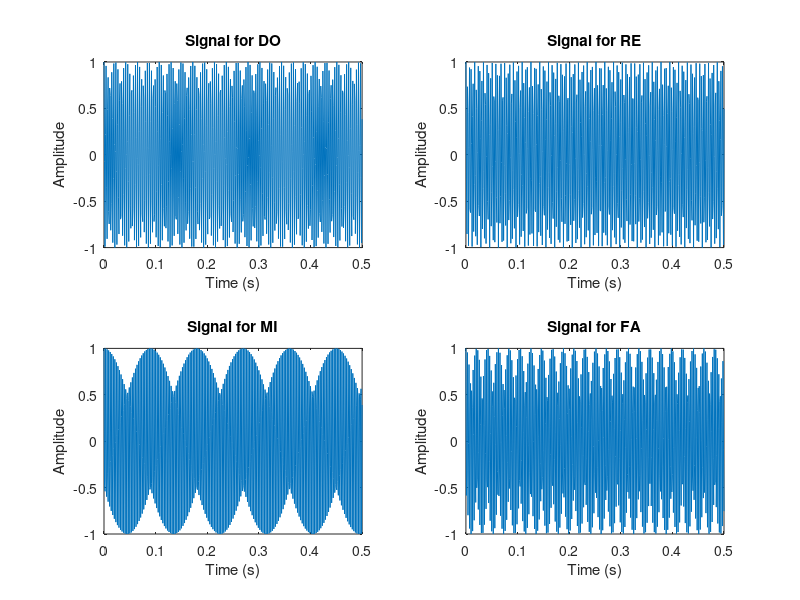
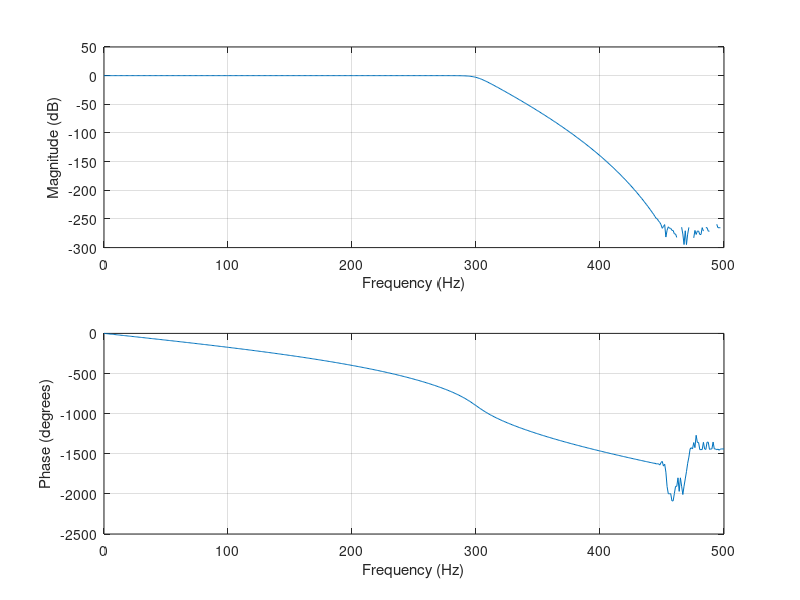
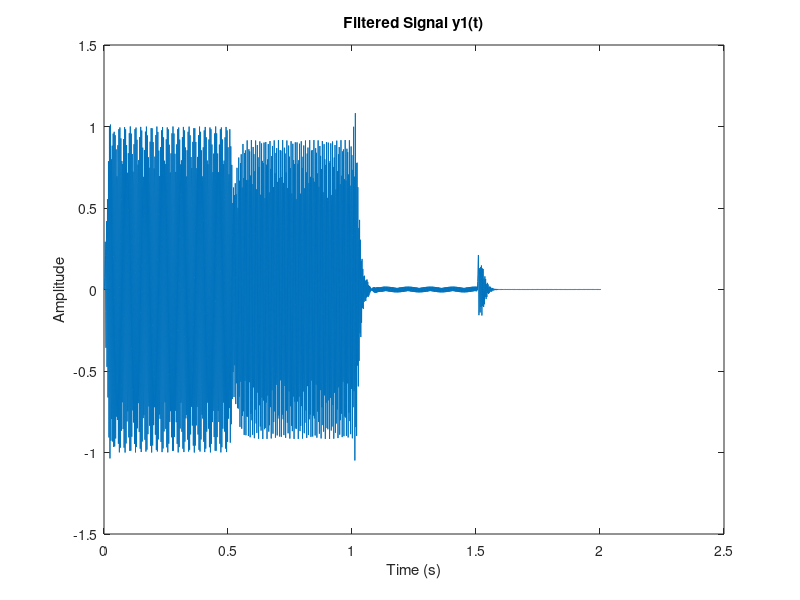

Write MATLAB code to recreate these figures, in order.
% Define constants
fs = 1000; % Sampling frequency (Hz)
t = 0:1/fs:0.5; % Time vector for half a second
f0 = 440; % Base frequency for DO
alpha = 2; % Alpha value for frequency calculation

% Generate the four signals for DO, RE, MI, and FA
n_values = [-9, -7, -5, -4]; % Corresponding values for n
notes = {'DO', 'RE', 'MI', 'FA'};

% Create a matrix to store signals with the length of the time vector as rows and columns as the number of notes
x = zeros(length(t), length(notes));

% Create a variable to store individual energies
energies = zeros(1, length(notes));

% Create the combined signal
combined_signal = [];

for i = 1:4
    fn = f0 * (alpha ^ (n_values(i) / 12)); % Calculate the frequency
    x(:, i) = cos(2 * pi * fn * t); % Generate and store the signal in the matrix
    energies(i) = integral(@(t) (cos(2 * pi * fn * t)).^2, 0,0.5 ); % Calculate the energy for each note using the integral function
    
    % Plot each signal
    subplot(2, 2, i);
    plot(t, x(:, i));
    title(['Signal for ' notes{i}]);
    xlabel('Time (s)');
    ylabel('Amplitude');
    
end

% Play the signals sequentially
combined_signal = reshape(x, 1, []); % Reshape the matrix to a row vector
audiowrite('X.wav', combined_signal, fs);

% Calculate the total energy of the combined signal
energy_x = sum(combined_signal.^2) / fs;
disp(['Energy of the combined signal: ', num2str(energy_x)]);

% FFT and Spectrum Plot
% Compute the FFT of the combined signal
N = length(combined_signal); % Number of sample points
fft_signal = fft(combined_signal);

% Compute the two-sided spectrum and then convert to a one-sided spectrum
two_sided_spectrum = abs(fft_signal / N);
one_sided_spectrum = two_sided_spectrum(1:N/2+1);
f = fs * (0:(N/2)) / N;

% Plot the frequency spectrum
figure;
plot(f, one_sided_spectrum);
title('Frequency Spectrum of the Combined Signal');
xlabel('Frequency (Hz)');
ylabel('Magnitude');

% Calculate the energy of the FFT-transformed signal
energy_fft = sum(abs(fft_signal).^2) / (2 * fs) / fs;
disp(['Energy of the FFT-transformed signal: ', num2str(energy_fft)]);

% Step 8
filter_order = 20;
% since Mi frequency starts at 329 it would be suitable to cutoff frequency
% at 300
cutoff = (300/(fs/2));
[b, a] = butter(filter_order, cutoff);

% Step 9
freqz(b,a,[],fs)

%step 10
y1 = filter(b, a, combined_signal);

%step 11
audiowrite('y1.wav',y1,fs);

%step 12
t_y1 = linspace(0, length(y1)/fs, length(y1));
figure;
plot(t_y1, y1);
title('Filtered Signal y1(t)');
xlabel('Time (s)');
ylabel('Amplitude');
